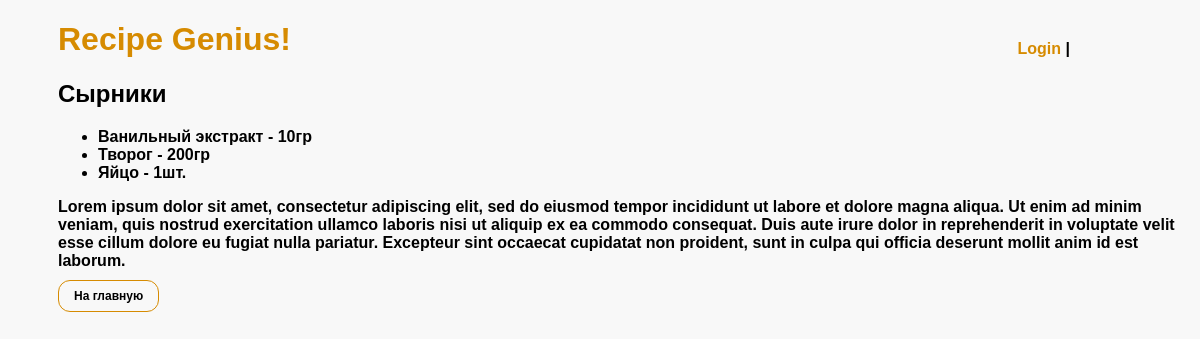
/recipe/4, run on an earlier commit of the app's database.
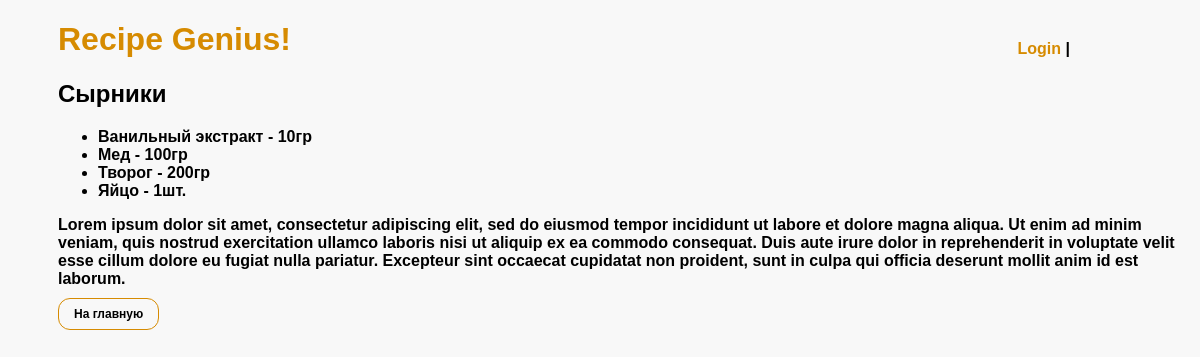
And on a later commit of the database.
### recipe_genius/models.py (models this page shows, shortened)
class Recipe(models.Model):
    author = models.CharField(max_length=300)
    name = models.CharField(max_length=300)
    url = models.CharField(max_length=300)
    ingredients = models.ManyToManyField(
        Ingredient, through='RecipeIngredient')

class RecipeIngredient(models.Model):
    recipe = models.ForeignKey('Recipe', on_delete=models.CASCADE)
    ingredient = models.ForeignKey('Ingredient', on_delete=models.CASCADE)
    quantity = models.IntegerField(default=0)
    weight = models.IntegerField(default=0)
    class Meta:
        constraints = [
            models.UniqueConstraint(
                fields=['recipe', 'ingredient'],
                name='unique_ingredient_in_recipe'
            )
        ]

class Ingredient(models.Model):
    name = models.CharField(max_length=255)

### recipe_genius/views.py (the view)
# urls.py: path('recipe/<int:i>', views.recipe_detail, name='recipe_detail'),
def recipe_detail(request, i):
    recipe = Recipe.objects.get(pk=i)
    ingredients = recipe.recipeingredient_set.all().order_by('ingredient__name')
    context = {
        'title': recipe.name,
        'recipe_id': i,
        'recipe_img': recipe.url,
        'ingredients': ingredients
    }
    return render(request, 'recipe_detail.html', context)

### templates/recipe_detail.html
{% extends "base.html" %}
{% load static %}
{% block content %}
<div class="detail">
    <h2>{{ title }}</h2>
    <ul class="ingredients">
        {% for ingredient in ingredients %}
            <li>
                {{ingredient.ingredient.name}}
                {% if ingredient.quantity == 0 %}
                    - {{ ingredient.weight }}гр
                {% else %}
                    - {{ ingredient.quantity }}шт.
                {% endif %}
            </li>
        {% endfor %}
    </ul>
    <p>Lorem ipsum dolor sit amet, consectetur adipiscing elit, sed do eiusmod tempor incididunt ut labore et dolore magna aliqua. Ut enim ad minim veniam, quis nostrud exercitation ullamco laboris nisi ut aliquip ex ea commodo consequat. Duis aute irure dolor in reprehenderit in voluptate velit esse cillum dolore eu fugiat nulla pariatur. Excepteur sint occaecat cupidatat non proident, sunt in culpa qui officia deserunt mollit anim id est laborum.</p>
</div>
<a  class="btn" href="/">На главную</a>
{% endblock %}

### templates/base.html (shortened to what this page needs)
{% load static %}
<!DOCTYPE html>
<html lang="en">
<head>
    <link rel="stylesheet" href="{% static 'css/stylesheet.css'%}">
    {% block title %}<h1><a href="/">Recipe Genius!</a></h1>{% endblock %}
</head>
<body>
    <div class="account">
        {% if user.is_authenticated %}
        <a href="/profile">Profile</a> | <a href="{% url 'logout' %}">Logout</a>
    {% else %}
     <a href="{% url 'login' %}">Login</a> |
    {% endif %}
    </div>
    {% block content %}{% endblock %}
</body>
</html>

### static/css/stylesheet.css (style rules this page uses)
body { background-color: rgb(248, 248, 248); font-family:'Lucida Sans', 'Lucida Sans Regular', 'Lucida Grande', 'Lucida Sans Unicode', Geneva, Verdana, sans-serif; font-weight: 900; }
h1 { margin-left: 50px; color: rgb(214, 139, 1); }
.about, .detail { margin-left: 50px; }
.btn { text-decoration: none; color: rgb(0, 0, 0); font-size: 12px; border: 1px solid rgb(214, 139, 1); padding: 8px 15px; border-radius: 12px; margin-left: 50px; }
a { text-decoration: none; color: rgb(214, 139, 1); }
.detail { color: black }
.account { position: absolute; right: 130px; top: 40px; color: rgb(0, 0, 0); }
.ingredients { width: 850px; }

What changed in the data, as far as the page shows it:
added RecipeIngredient: ingredient.name "Мед", weight "100"
